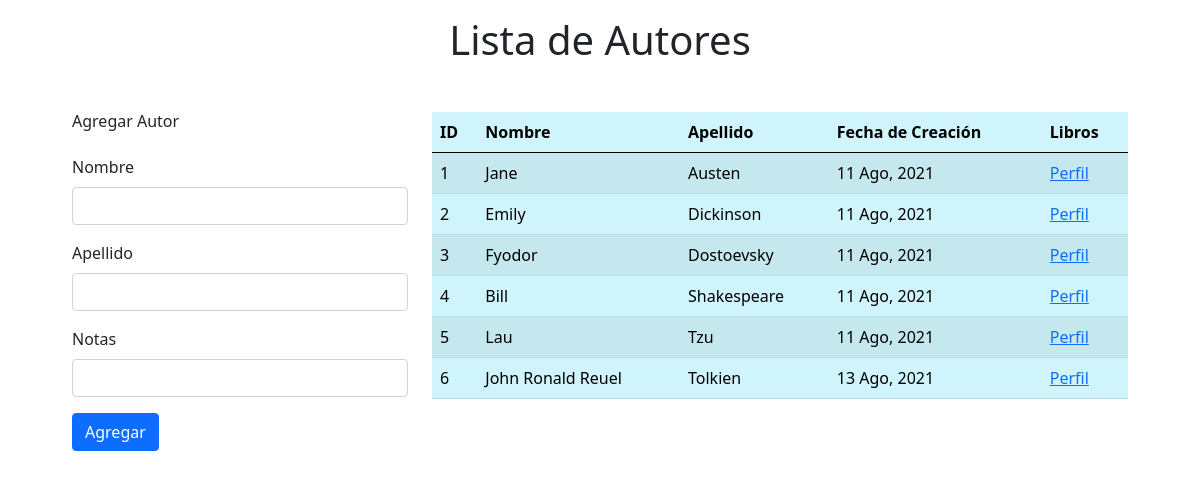
Screenshot of /authors/ with the database file from the repository.
### books_authors_app/models.py (models this page shows, shortened)
class Author(models.Model):
    first_name = models.CharField(max_length=255)
    last_name = models.CharField(max_length=255)
    notes = models.TextField(default=" ")
    books = models.ManyToManyField(Book, related_name="authors")
    created_at = models.DateTimeField(auto_now_add=True, null=True)
    updated_at = models.DateTimeField(auto_now=True, null=True)

### books_authors_app/views.py (the view, shortened to what this page needs)
# urls.py: path('authors/', views.authors), # especifico path para autores en general
def authors(request):
    if request.method == 'GET':
        print(authors)
        context = {
            'authors': Author.objects.all(),
        }
        return render(request, 'authors.html', context)

### books_authors_app/templates/authors.html (shortened to what this page needs)
<!DOCTYPE html>
<html lang="en">
<head>
    <link href="https://cdn.jsdelivr.net/npm/bootstrap@5.1.0/dist/css/bootstrap.min.css" rel="stylesheet">
    {% load static %}
</head>
<body>
    <div class="container-fluid mt-3">
        <div class="col m-3 text-center">
            <h1>Lista de Autores</h1>
        </div>
        <div class="row align-items-start m-5">
            <div class="col-4">
                <h6 class="mb-4">Agregar Autor</h6>
                <form action=" " method="post">
                    <div class="mb-3">
                        <label for="name" class="form-label">Nombre</label>
                        <input type="text" class="form-control" id="name" name="name">
                    </div>
                    <div class="mb-3">
                        <label for="last_name" class="form-label">Apellido</label>
                        <input type="text" class="form-control" id="last_name" name="last_name">
                    </div>
                    <div class="mb-3">
                        <label for="notes" class="form-label">Notas</label>
                        <input type="text" class="form-control" id="notes" name="notes">
                    </div>
                    <button type="submit" class="btn btn-primary">Agregar</button>
                </form>
            </div>
            <div class="col">
                <table class="table table-success table-striped table-info">
                    <thead>
                        <tr>
                            <th>ID</th>
                            <th>Nombre</th>
                            <th>Apellido</th>
                            <th>Fecha de Creación</th>
                            <th>Libros</th>
                        </tr>
                    </thead>
                    <tbody>
                        {% for a in authors %}
                        <tr>
                            <td>{{ a.id }}</td>
                            <td>{{ a.first_name }}</td>
                            <td>{{ a.last_name }}</td>
                            <td>{{ a.created_at|date:'d M, Y' }}</td>
                            <td><a href = '/author/{{a.id}}'>Perfil</a></td>
                        </tr>
                        {% endfor %}
                    </tbody>
                </table>
            </div>
        </div>
    </div>
</body>
</html>

### rows the page displays
Author: id "1", first_name "Jane", last_name "Austen", created_at "11 Ago, 2021"
Author: id "2", first_name "Emily", last_name "Dickinson", created_at "11 Ago, 2021"
Author: id "3", first_name "Fyodor", last_name "Dostoevsky", created_at "11 Ago, 2021"
Author: id "4", first_name "Bill", last_name "Shakespeare", created_at "11 Ago, 2021"
Author: id "5", first_name "Lau", last_name "Tzu", created_at "11 Ago, 2021"
Author: id "6", first_name "John Ronald Reuel", last_name "Tolkien", created_at "13 Ago, 2021"
